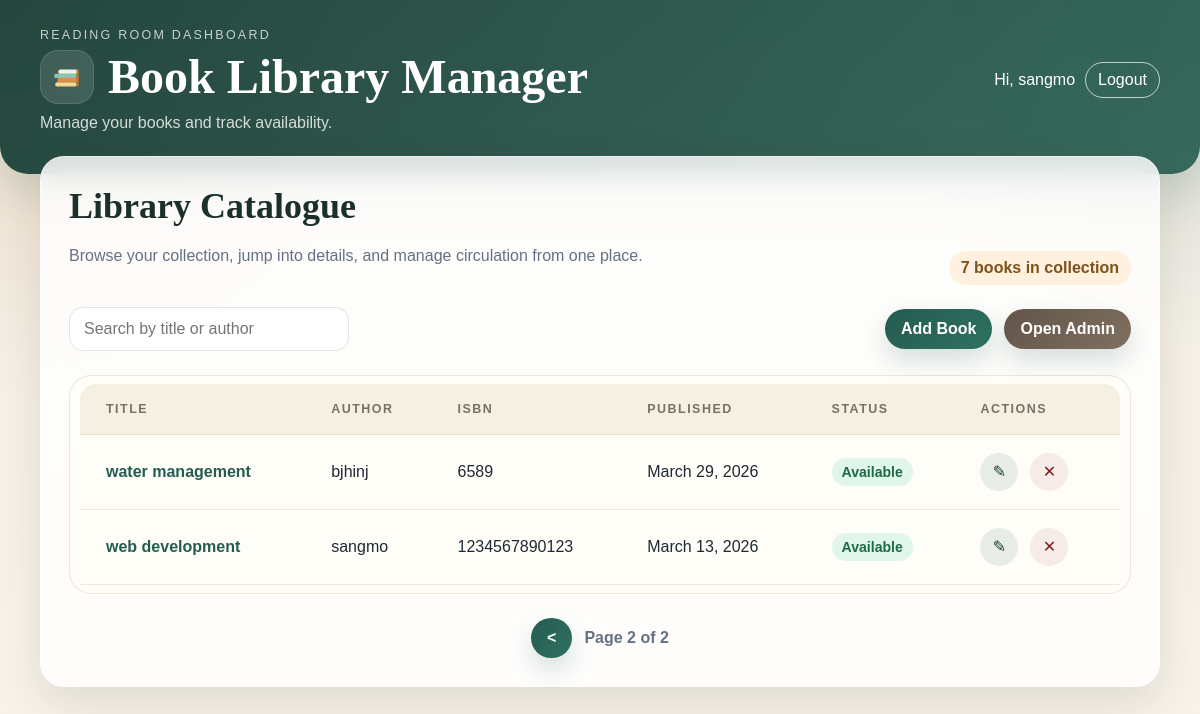
Page /?page=2 (signed in) on the committed database.
### books/models.py (models this page shows, shortened)
class Book(models.Model):
    title = models.CharField(max_length=200)
    author = models.CharField(max_length=100)
    isbn = models.CharField(max_length=20)
    published_date = models.DateField(null=True, blank = True)
    available = models.BooleanField(default=True)
    created_at = models.DateTimeField(auto_now_add=True)

### books/views.py (the view)
# urls.py: path("", views.book_list, name="book_list"),
@login_required
def book_list(request):
	query = request.GET.get("q", "").strip()
	books = Book.objects.order_by("title")
	if query:
		books = books.filter(Q(title__icontains=query) | Q(author__icontains=query))
	paginator = Paginator(books, 5)
	page_number = request.GET.get("page")
	page_obj = paginator.get_page(page_number)
	return render(
		request,
		"books/book_list.html",
		{"books": page_obj, "page_obj": page_obj, "query": query},
	)

### books/templates/books/book_list.html (shortened to what this page needs)
{% extends "base.html" %}
{% block content %}
<section class="card">
  <div class="section-header">
    <div>
      <h2>Library Catalogue</h2>
      <p class="section-subtitle">
        Browse your collection, jump into details, and manage circulation from one place.
      </p>
    </div>
    <div class="count-badge">{{ page_obj.paginator.count }} books in collection</div>
  </div>
  <div class="toolbar">
    <form method="get" class="search-form">
      <input
        type="text"
        name="q"
        value="{{ query }}"
        placeholder="Search by title or author"
      />
    </form>
    <div class="actions" style="margin-top: 0">
      <a class="button" href="{% url 'books:book_create' %}">Add Book</a>
      <a class="button secondary" href="/admin/">Open Admin</a>
    </div>
  </div>
  {% if books %}
  <div class="table-shell">
    <table>
      <thead>
        <tr>
          <th>Title</th>
          <th>Author</th>
          <th>ISBN</th>
          <th>Published</th>
          <th>Status</th>
          <th>Actions</th>
        </tr>
      </thead>
      <tbody>
        {% for book in books %}
        <tr>
          <td>
            <a href="{% url 'books:book_detail' book.pk %}" style="text-decoration: none; color: var(--brand); font-weight: 700">
              {{ book.title }}
            </a>
          </td>
          <td>{{ book.author }}</td>
          <td>{{ book.isbn }}</td>
          <td>{{ book.published_date|default:"-" }}</td>
          <td>
            {% if book.available %}
            <span class="status available">Available</span>
            {% else %}
            <span class="status unavailable">Checked Out</span>
            {% endif %}
          </td>
          <td>
            <div class="action-icons">
              <a href="{% url 'books:book_edit' book.pk %}" title="Edit" class="icon-link">&#9998;</a>
              <a href="{% url 'books:book_delete' book.pk %}" title="Delete" class="icon-link delete">&#10005;</a>
            </div>
          </td>
        </tr>
        {% endfor %}
      </tbody>
    </table>
  </div>
  {% if page_obj.paginator.num_pages > 1 %}
  <div class="pagination">
    {% if page_obj.has_previous %}
    <a href="?page={{ page_obj.previous_page_number }}{% if query %}&q={{ query }}{% endif %}" class="button">&lt;</a>
    {% endif %}
    <span class="page-indicator">Page {{ page_obj.number }} of {{ page_obj.paginator.num_pages }}</span>
  </div>
  {% endif %}
  {% else %}
  <div class="empty-state">
    No books have been added yet. Use the admin panel to add your first book.
  </div>
  {% endif %}
</section>
{% endblock %}

### books/templates/base.html (shortened to what this page needs)
<!doctype html>
<html lang="en">
  <head>
  </head>
  <body>
    <header>
      <div class="header-row">
        <div>
          <p class="brand-eyebrow">Reading Room Dashboard</p>
          <div class="brand-title">
            <span class="brand-logo" aria-hidden="true">
            </span>
            <h1>Book Library Manager</h1>
          </div>
          <p>Manage your books and track availability.</p>
        </div>
        <div class="auth-links">
          {% if user.is_authenticated %}
          <span>Hi, {{ user.username }}</span>
          <form method="post" action="{% url 'logout' %}">
            <button type="submit">Logout</button>
          </form>
          {% else %}
          <a href="{% url 'login' %}">Login</a>
          {% endif %}
        </div>
      </div>
    </header>
    <main>
       {% block content %}{% endblock %}
    </main>
  </body>
</html>

### rows in the picture
Book: title "water management", author "bjhinj", isbn "6589", published_date "March 29, 2026", available "Available"
Book: title "web development", author "sangmo", isbn "1234567890123", published_date "March 13, 2026", available "Available"

### other values in the picture
{{ user.username }} "sangmo"
{{ page_obj.paginator.count }} "7"
{{ page_obj.number }} "2"
{{ page_obj.paginator.num_pages }} "2"
